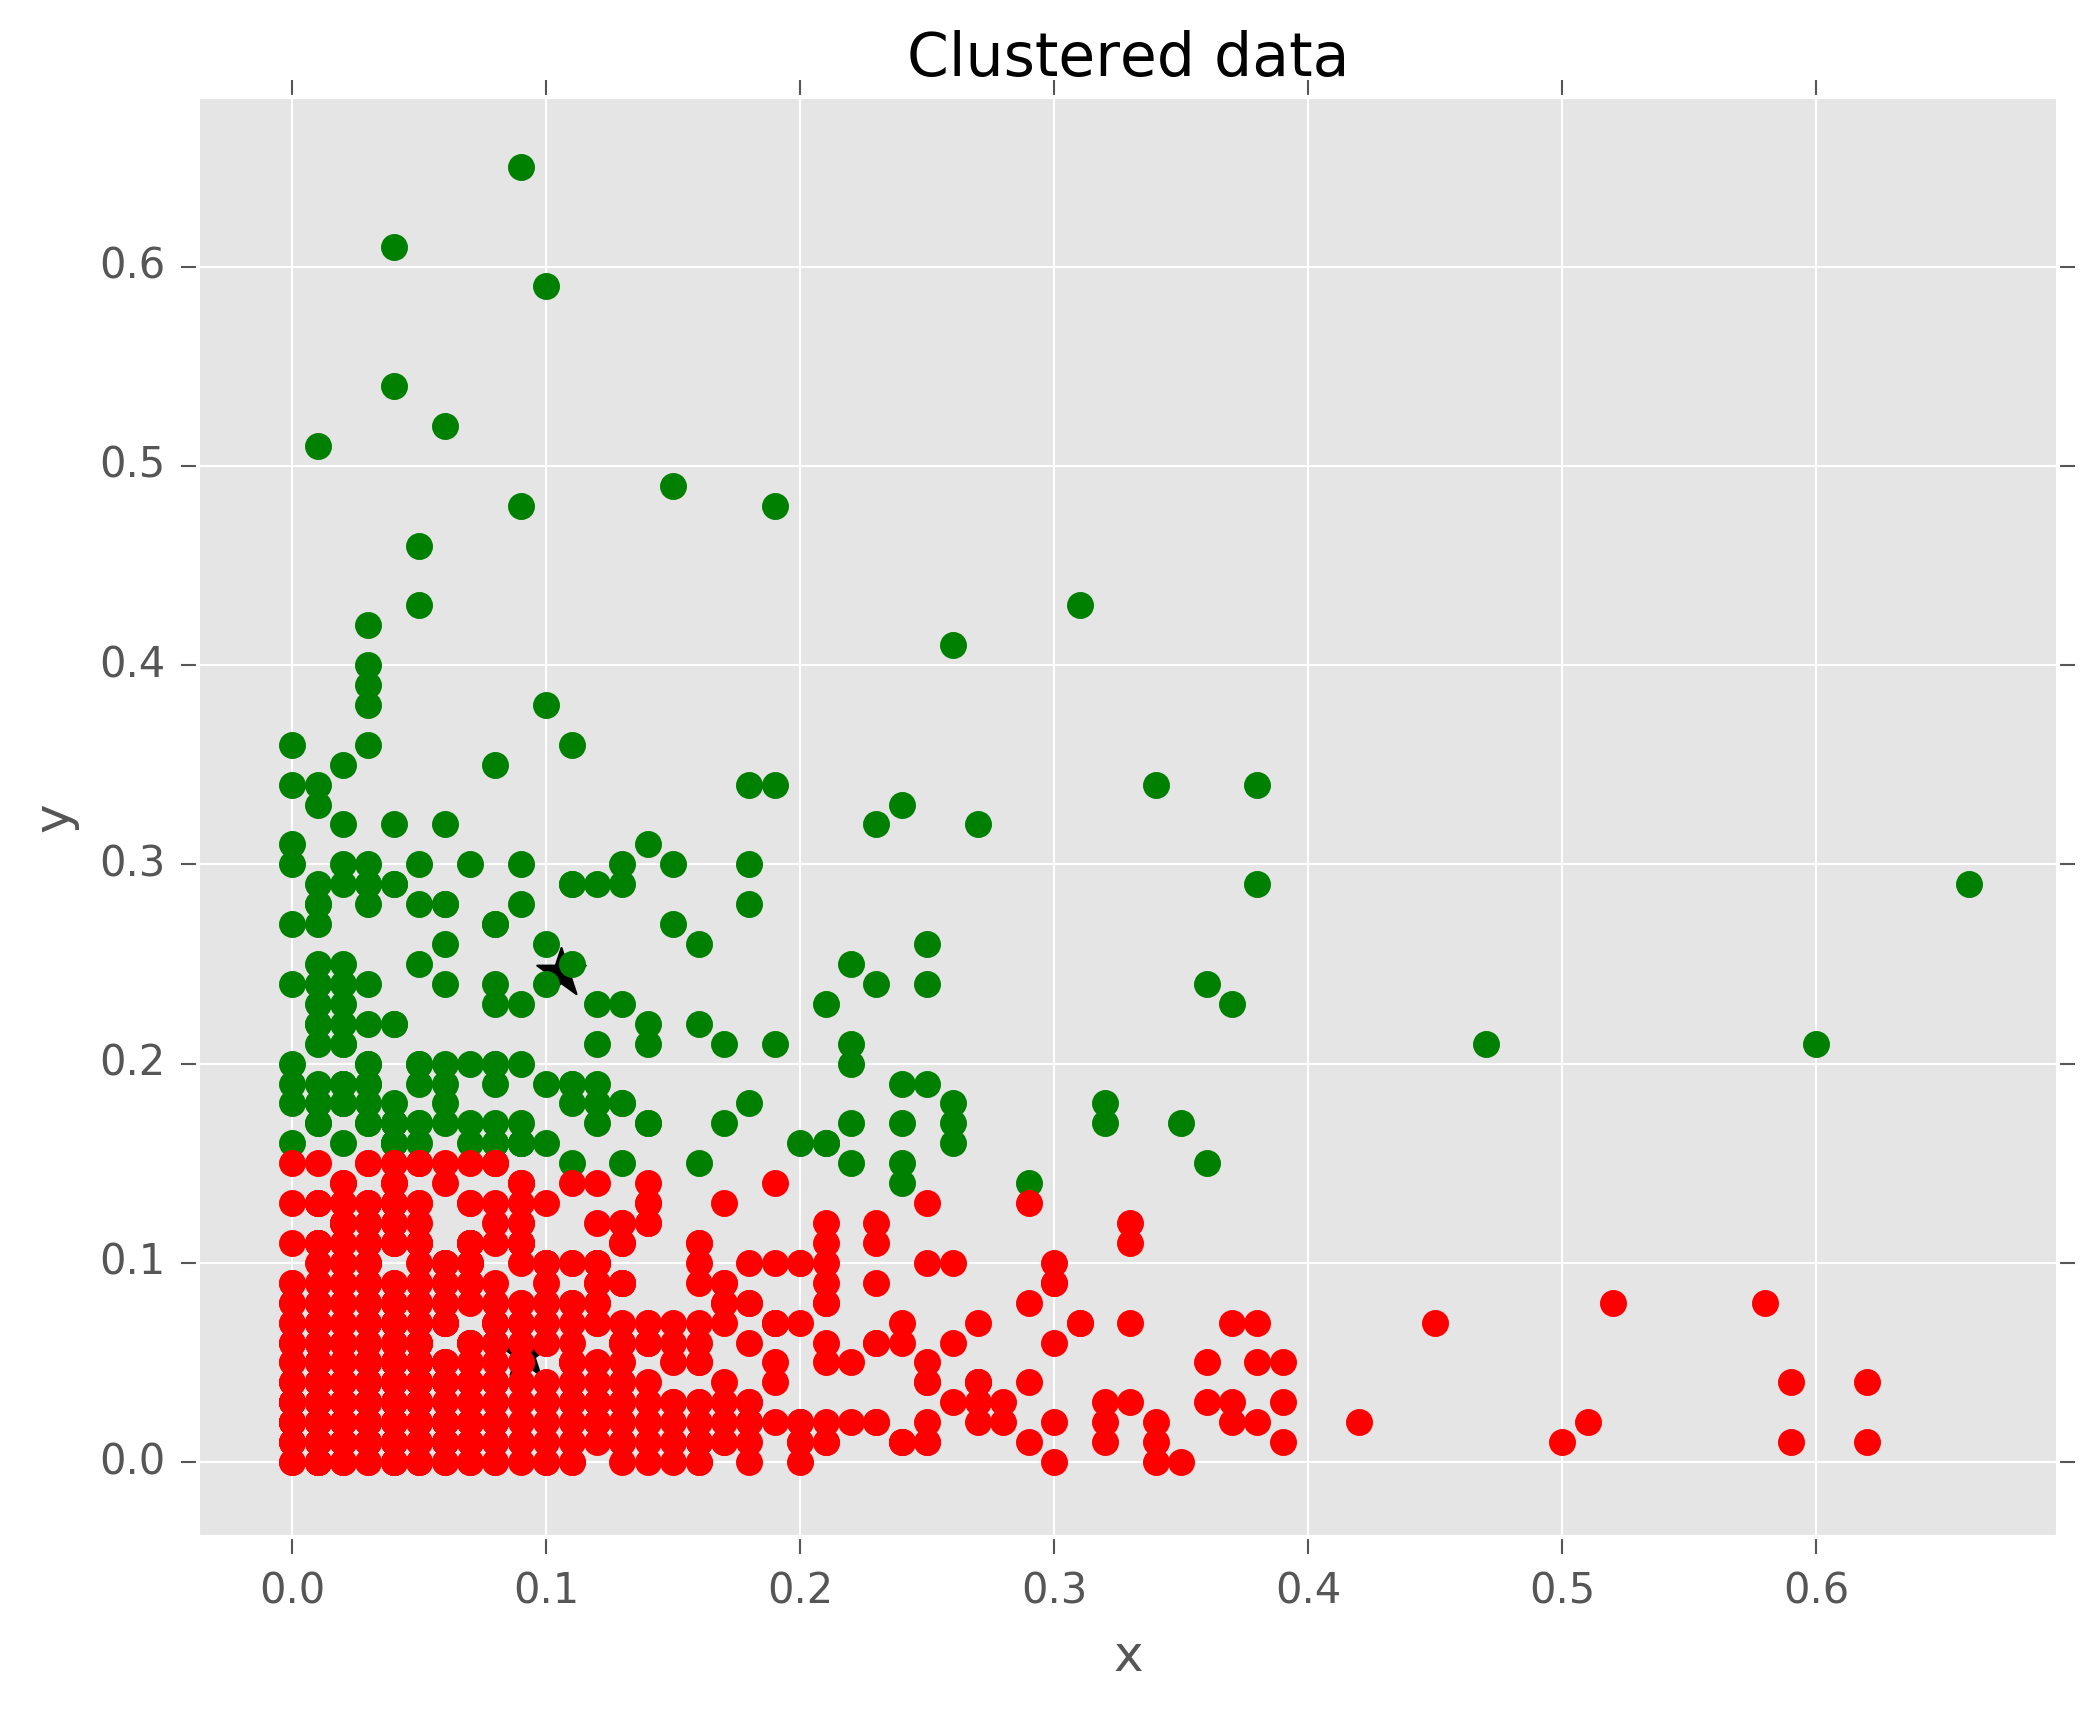

This chart was generated by the following Python code:
import pandas as pd
import numpy as np
import matplotlib.pyplot as plt
from matplotlib import style
style.use('ggplot')

#reading the file
df = pd.read_csv('exercise-2.csv',delimiter=',',skipinitialspace=True)
# making a array list to hold the x values (first column) from the csv file

class Node(object):

    def __init__(self, data, next=None):

        self.data = data
        self.next = next

    def __str__(self):
        return str(self.data)

class LinkedList(object):

    def __init__(self):

        self.head = None
        self.size = 0


    def append(self, data):
            if not self.head:
                n = Node(data)
                self.head = n
                return
            else:
                n = self.head

                while n.next != None:
                    n = n.next

                new_node = Node(data)
                n.next = new_node;
                return


    def isEmpty(self):
        return not self.head

    def printList(self):
        n = self.head

        while n:
            print str(n)
            n = n.next

ll = LinkedList()
x = []
for elem in x:
    ll.append(elem)
y = []
for elem in y:
    ll.append(elem)

x.extend(np.around(df['x'],decimals=1)) # assigning the first column values to the array
y.extend(np.around(df['y'],decimals=1)) # assigning the second column values to the array
# formatting the array so every element in it is to 2 decimal places
formattedX=['%.2f' % elem for elem in x]
formattedY=['%.2f' % elem for elem in y]

# the matrix is the new array that we pass to the k-means class
newX = df.as_matrix()

#plot original to show without clusters
plt.scatter(formattedX,formattedY)
plt.title('Original Unclustered Data')
plt.xlabel('x')
plt.ylabel('y')
plt.show()

colors = 10*["g","r","c","b","k"]

class K_Means:
    # tolerance is the percentage of how much the centroid is going to move, max_iter is the max iterations the program will make
    def __init__(self, k = 2, tolerance = 0.001, max_iter = 300):
        self.k = k
        self.tolerance = tolerance
        self.max_iter = max_iter

        #keeps a constant number of centroids to move
    def amnt_of_centroids(self, data):
        self.centroids = {} #empty dictionary to store centroids

        # iterating through data, takes the first two data points as centroids to use
        for i in range(self.k):
            self.centroids[i] = data[i]

        # empties the centroids every time the centroid moves, so empty for every iteration
        for i in range(self.max_iter):
            self.classifications = {} #empty dictionary to store new centroids

            # iterating through centroids keys to equal empty list
            for j in range (self.k):
                self.classifications[j] = [] #empty list of data set values

            # populating the empty list created above/ giving it values
            for dataset in data:
                # calculates the distance between the data and the centroid
                distances = [np.linalg.norm(dataset - self.centroids[centroid]) for centroid in self.centroids] #creating a list with k # of centroids
                key = distances.index(min(distances)) #returns the lowest index in the list, so the first element can be used
                self.classifications[key].append(dataset) #adds the new centroid found to the dictionary

            # comparing the two centroids, to see how much they have changed
            prev_centroids = dict(self.centroids)

            for key in self.classifications:
                # takes the mean of each cluster to calculate new centroid of the cluster
                self.centroids[key] = np.average(self.classifications[key], axis = 0)

            optimized = True

            # if any of the centroids in their movement move more than the tolerance (0.001), we say we are not optimized
            for i in self.centroids:
                original_centroid = prev_centroids[i]
                current_centroid = self.centroids[i]

                if np.sum((current_centroid - original_centroid) / original_centroid * 100.0) > self.tolerance:
                    optimized = False

                # this will break the for loop and stop us from running every single maximum iteration
                # If this is not the case it will continue through the for loop until it reaches the maximum iteration and at that time whatever the centroid is. This is our final centroid
                if optimized:
                    break

k = K_Means()
k.amnt_of_centroids(newX)

# plots the centroids
for centroid in k.centroids:
    plt.scatter(k.centroids[centroid][0] , k.centroids[centroid][1], marker = "*", color = "k", s = 150)

# Classifies which color to use for each clusters
for key in k.classifications:
    color = colors[key]
    # plots the clusters
    for dataset in k.classifications[key]:
        plt.scatter(dataset[0], dataset[1], marker = "o", color = color, linewidths = 2)

# plots the clustered cata
plt.title('Clustered data')
plt.xlabel('x')
plt.ylabel('y')
plt.axis('tight')
plt.savefig("kmeans1.png",format='png',bbox_inches='tight', dpi=300)
plt.show()
